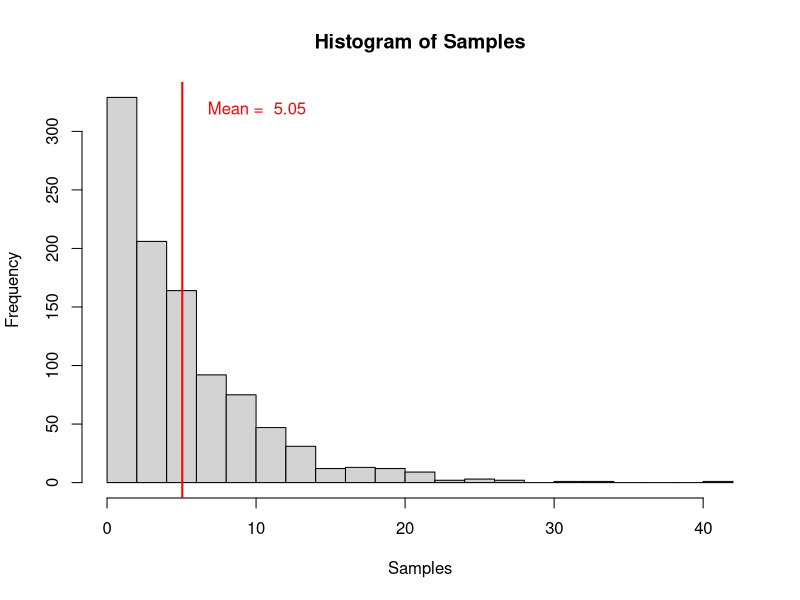
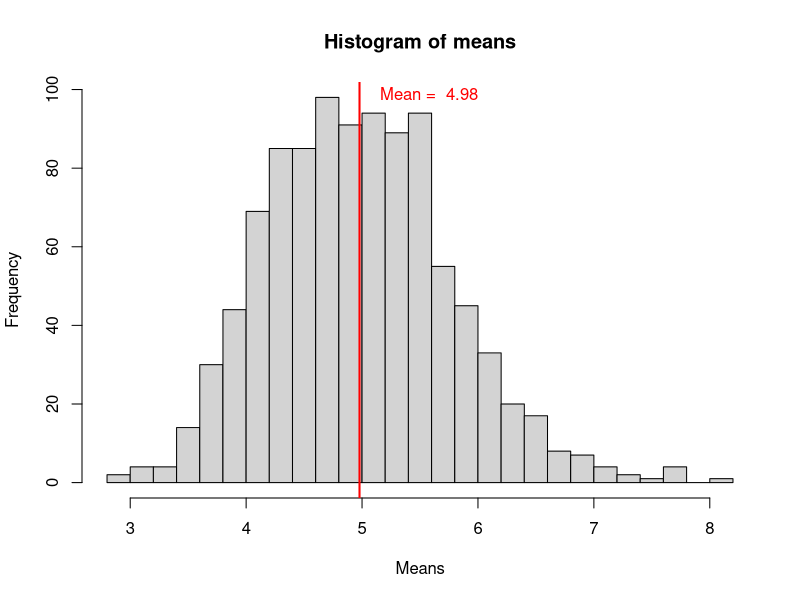
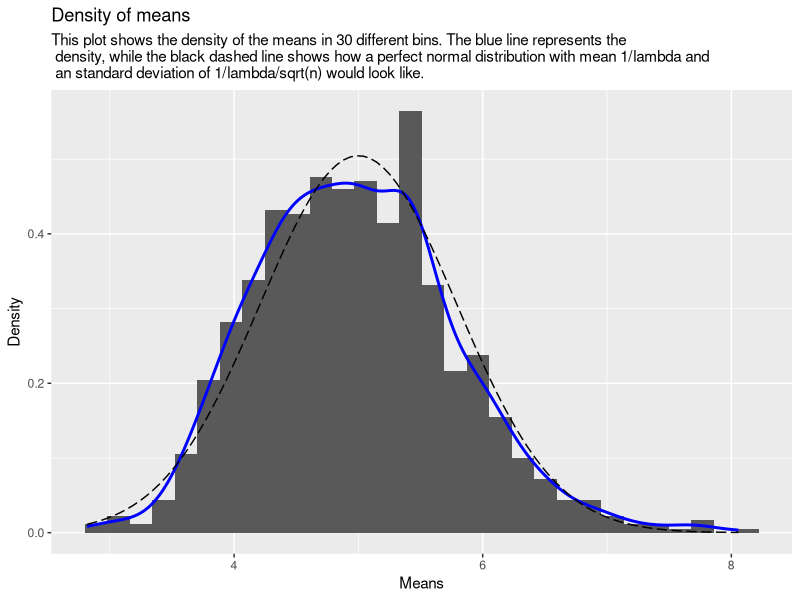
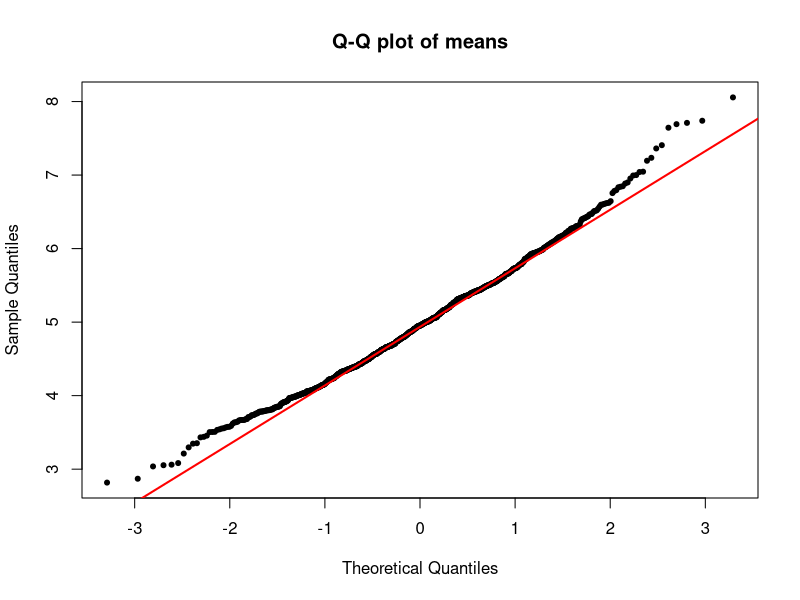

Reproduce these figures in R, in order.
## ---- chunk 1
knitr::opts_chunk$set(echo = TRUE, cache = TRUE)
options(scipen = 999)
library(ggplot2)
## ---- chunk 2
# Assign the variables
set.seed(2017)
n = 40
lambda = 0.2
mns = NULL

# Simulate 1000 samples of an exponential distribution with lambda
samples <- rexp(1000, lambda)

# Simulate 1000 times the average of 40 samples from an exponential distribution with lambda
for(i in 1:1000){
        mns = c(mns, mean(rexp(n, lambda)))
}
## ---- chunk 3
# Calculate the means of the 2 distributions
mean_samples <- mean(samples)
mean_mns <- mean(mns)

hist(samples, breaks = 20, main = "Histogram of Samples", xlab = "Samples")
abline(v = mean(samples), col = "red", lwd = "2")
text(mean(samples) + 5, 320, paste("Mean = ", round(mean(samples),2)), col = "red")

hist(mns, breaks = 20, main = "Histogram of means", xlab = "Means")
abline(v = mean(mns), col = "red", lwd = "2")
text(mean(mns) + 0.6, 99, paste("Mean = ", round(mean(mns),2)), col = "red")

## ---- chunk 4
var_samples <- var(samples)
var_mns <- var(mns)
## ---- chunk 5
# generate a sequence of lenght 100
xfit <- seq(min(mns), max(mns), length=100)

# generate a normal distribution of this sequence
yfit <- dnorm(xfit, mean=1/lambda, sd=(1/lambda/sqrt(n)))

# Make a histogram of the means distribution and compare the fit to the normal distribution
caption <- "This plot shows the density of the means in 30 different bins. The blue line represents the density, while the black dashed line shows how a perfect normal distribution with mean 1/lambda and an standard deviation of 1/lambda/sqrt(n) would look like."
caption <- paste(strwrap(caption, 100), sep="", collapse=" \n ")

ggplot(data = as.data.frame(mns), aes(mns)) + 
        geom_histogram(bins = 30, aes(y = ..density..)) +
        labs(title = "Density of means", subtitle = caption) +
        xlab("Means") +
        ylab("Density") +
        geom_line(stat = "density", aes(mns), col = "blue", size = 1) +
        geom_line(data = as.data.frame(xfit), aes(xfit, yfit), linetype = 5)

# Generate a qq plot
qqnorm(mns, pch = 20, main = "Q-Q plot of means")
qqline(mns, col = "red", lwd = "2")
